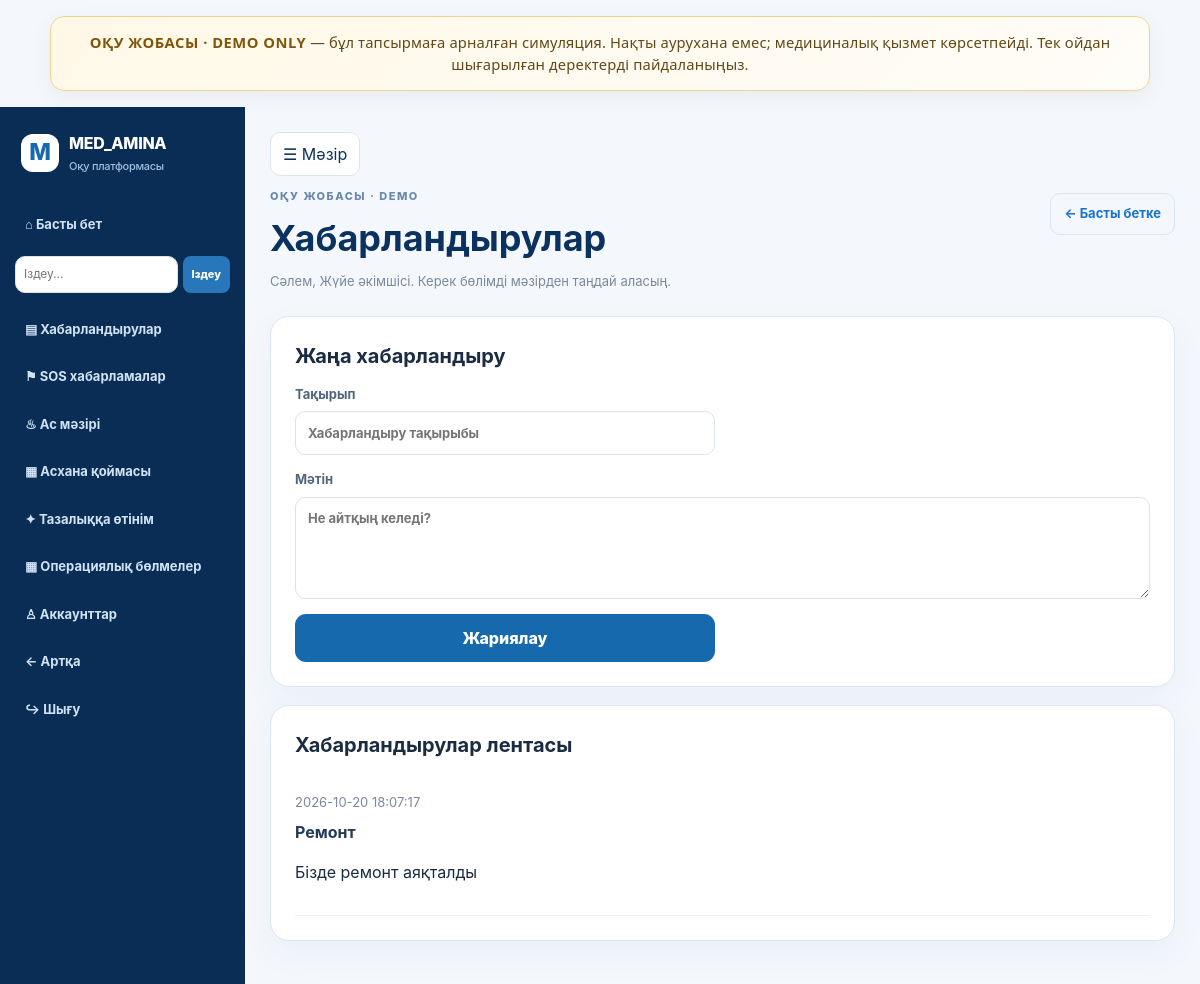
Page /announcements (signed in) on the committed database.
### tables this page shows
CREATE TABLE users (
            id INTEGER PRIMARY KEY AUTOINCREMENT,
            full_name TEXT NOT NULL,
            email TEXT NOT NULL UNIQUE,
            password_hash TEXT NOT NULL,
            role TEXT NOT NULL,
            specialty TEXT DEFAULT '',
            department TEXT DEFAULT '',
            approved INTEGER NOT NULL DEFAULT 0,
            created_at TEXT DEFAULT CURRENT_TIMESTAMP
        );

CREATE TABLE announcements (
            id INTEGER PRIMARY KEY AUTOINCREMENT,
            title TEXT NOT NULL,
            body TEXT NOT NULL,
            created_at TEXT DEFAULT CURRENT_TIMESTAMP
        );

### med_amina_server.py (the view, shortened to what this page needs)
@app.route('/announcements', methods=['GET','POST'])
@login_required
def announcements():
    user=current_user()
    with get_db() as db: items=db.execute('SELECT * FROM announcements ORDER BY id DESC LIMIT 100').fetchall()
    return render_template('section.html',page='announcements',user=user,announcements=items)

### med_amina_db.py (called while the page is built)
@contextmanager
def get_db():
    db = sqlite3.connect(DB_PATH)
    db.row_factory = sqlite3.Row
    db.execute("PRAGMA foreign_keys = ON")
    try:
        yield db
        db.commit()
    except Exception:
        db.rollback()
        raise
    finally:
        db.close()

### med_amina_server.py (called while the page is built)
def current_user():
    uid = session.get("user_id")
    if not uid:
        return None
    with get_db() as db:
        row = db.execute("SELECT * FROM users WHERE id=?", (uid,)).fetchone()
        return dict(row) if row else None

def login_required(fn):
    @wraps(fn)
    def wrapper(*args, **kwargs):
        if not current_user():
            flash("Алдымен жүйеге кіріңіз.", "warning")
            return redirect(url_for("login"))
        return fn(*args, **kwargs)
    return wrapper

### templates/section.html (shortened to what this page needs)
{% extends 'base.html' %}
{% block body %}
<div class="app-shell">
	<aside class="side-nav">
		<a class="brand" href="{{ url_for('dashboard') }}">
			<span class="brand-mark">M</span>
			<span>MED_AMINA<small>Оқу платформасы</small></span>
		</a>
		<a href="{{ url_for('dashboard') }}">⌂ Басты бет</a>
		<form action="{{ url_for('search') }}" method="get" class="side-search">
			<input name="q" placeholder="Іздеу…" aria-label="Іздеу" required>
			<button>Іздеу</button>
		</form>
		<a href="{{ url_for('announcements') }}">▤ Хабарландырулар</a>
		{% if user.role in ['admin', 'doctor', 'nurse'] %}
			<a href="{{ url_for('medic_sos') }}">⚑ SOS хабарламалар</a>
		{% endif %}
		{% if user.role in ['admin', 'employee', 'kitchen'] %}
			<a href="{{ url_for('kitchen') }}">♨ Ас мәзірі</a>
			<a href="{{ url_for('inventory') }}">▦ Асхана қоймасы</a>
		{% endif %}
		<a href="{{ url_for('cleaning') }}">✦ Тазалыққа өтінім</a>
		{% if user.role in ['admin', 'employee', 'operating_room'] %}
			<a href="{{ url_for('operating_rooms') }}">▦ Операциялық бөлмелер</a>
		{% endif %}
		{% if user.role == 'admin' %}
			<a href="{{ url_for('admin_accounts') }}">♙ Аккаунттар</a>
		{% endif %}
		<a href="{{ url_for('back') }}">← Артқа</a>
		<a href="{{ url_for('logout') }}">↪ Шығу</a>
	</aside>
	<main class="main-panel">
		<header class="page-top">
			<div>
				<button class="menu-toggle" data-menu-toggle aria-label="Мәзірді жасыру">
					☰ Мәзір
				</button>
				<p class="eyebrow">ОҚУ ЖОБАСЫ · DEMO</p>
				<h1>
					{% if page == 'profile' %}Медициналық профиль
					{% elif page == 'sos' %}Шұғыл SOS жіберу
					{% elif page == 'medic_sos' %}Медиктерге келген SOS
					{% elif page == 'announcements' %}Хабарландырулар
					{% elif page == 'inventory' %}Асхана және өнім қоймасы
					{% elif page == 'kitchen' %}Ас мәзірі
					{% elif page == 'cleaning' %}Тазалау тапсырмалары
					{% elif page == 'operating_rooms' %}Операциялық бөлмелер
					{% elif page == 'search' %}Іздеу нәтижелері
					{% else %}Аккаунттарды басқару{% endif %}
				</h1>
				<p class="muted">
					Сәлем, {{ user.full_name }}. Керек бөлімді мәзірден таңдай аласың.
				</p>
			</div>
			<a class="back-link" href="{{ url_for('dashboard') }}">← Басты бетке</a>
		</header>
		{% if page == 'profile' %}
			<section class="panel">
				<h2>Өз мәліметтерің</h2>
				<p class="muted">Бұл оқу демосы. Мұнда нақты медициналық деректер жазба.</p>
				<form method="post" class="form-grid">
					<label>
						Қан тобы
						<select name="blood_type">
							<option value="">Таңда</option>
							{% for b in ['O(I)+', 'O(I)-', 'A(II)+', 'A(II)-', 'B(III)+', 'B(III)-', 'AB(IV)+', 'AB(IV)-'] %}
								<option value="{{ b }}" {% if profile and profile.blood_type == b %}selected{% endif %}>
									{{ b }}
								</option>
							{% endfor %}
						</select>
					</label>
					<label>
						Салмақ (кг)
						<input name="weight" type="number" min="1" max="500" step="0.1"
									 value="{{ profile.weight if profile and profile.weight else '' }}">
					</label>
					<label>
						Бой (см)
						<input name="height" type="number" min="1" max="300" step="0.1"
									 value="{{ profile.height if profile and profile.height else '' }}">
					</label>
					<label class="full-field">
						Аллергиялар
						<textarea name="allergies" rows="3"
											placeholder="Мысалы: оқу дерегі — жаңғаққа аллергия">{{ profile.allergies if profile else '' }}</textarea>
					</label>
					<button class="primary-btn" type="submit">Сақтау</button>
				</form>
			</section>
		{% elif page == 'announcements' %}
			{% if user.role in ['admin', 'doctor'] %}
				<section class="panel">
					<h2>Жаңа хабарландыру</h2>
					<form method="post" class="form-grid">
						<label>
							Тақырып
							<input name="title" required maxlength="120" placeholder="Хабарландыру тақырыбы">
						</label>
						<label class="full-field">
							Мәтін
							<textarea name="body" required rows="4" placeholder="Не айтқың келеді?"></textarea>
						</label>
						<button class="primary-btn">Жариялау</button>
					</form>
				</section>
			{% endif %}
			<section class="panel">
				<h2>Хабарландырулар лентасы</h2>
				{% for a in announcements %}
					<article class="announcement-card">
						<span class="muted">{{ a.created_at }}</span>
						<h3>{{ a.title }}</h3>
						<p>{{ a.body }}</p>
					</article>
				{% else %}
					<p class="muted">Әзірге хабарландыру жоқ.</p>
				{% endfor %}
			</section>
		{% endif %}
	</main>
</div>
{% endblock %}

### static/style.css (style rules this page uses)
:root { --navy: #0b315e; --navy2: #164b80; --blue: #1673d1; --pale: #edf5ff; --bg: #f4f8fd; --text: #1b2b42; --muted: #7b899b; --line: #dce6f1; --white: #fff; --green: #1d9a78; --shadow: 0 12px 36px #173b5d0c; }
* { box-sizing: border-box; }
body { margin: 0; font-family: Inter, ui-sans-serif, system-ui, -apple-system, "Segoe UI", sans-serif; color: var(--text); background: var(--bg); line-height: 1.5; }
a { color: var(--blue); text-decoration: none; }
button, input, select { font: inherit; }
button, a, select { touch-action: manipulation; }
.brand { display: flex; align-items: center; gap: 10px; font-weight: 850; color: var(--navy); letter-spacing: -.3px; }
.eyebrow { font-size: 11px; letter-spacing: 1.5px; font-weight: 850; color: #6a89ad; }
.role-card, .panel, .stat { background: #fff; border: 1px solid var(--line); border-radius: 19px; box-shadow: var(--shadow); }
form label { display: flex; flex-direction: column; gap: 7px; font-size: 13px; font-weight: 700; color: #52667e; margin-bottom: 15px; }
input, select { width: 100%; min-height: 44px; border: 1px solid #d9e4f0; border-radius: 10px; padding: 10px 12px; background: white; color: var(--text); outline: none; }
.muted { color: var(--muted); font-size: 13px; }
.app-shell { min-height: 100vh; display: flex; }
.menu-toggle { border: 1px solid var(--line); background: white; color: var(--navy); border-radius: 10px; width: 40px; height: 40px; cursor: pointer; }
.panel { padding: 24px; margin: 18px 0; min-width: 0; }
.panel h2 { font-size: 20px; margin: 0 0 14px; }
.form-grid { display: grid; grid-template-columns: repeat(2, minmax(0, 1fr)); gap: 0 15px; }
.panel h3 { margin: 18px 0 10px; font-size: 16px; color: #233b59; }
.side-nav { width: 245px; flex: 0 0 245px; background: #092d55; color: #d9e9fa; padding: 20px 13px; display: flex; flex-direction: column; gap: 6px; }
.side-nav > a:not(.brand) { padding: 11px 12px; border-radius: 10px; color: #d1e2f5; font-size: 13px; font-weight: 650; }
.brand { display: flex; align-items: center; gap: 10px; color: white; font-weight: 850; padding: 4px 8px 24px; }
.brand small { display: block; color: #9fc1e4; font-size: 11px; font-weight: 500; margin-top: 3px; }
.brand-mark { width: 38px; height: 38px; display: grid; place-items: center; background: #fff; color: #1769ad; border-radius: 12px; font-size: 23px; }
.main-panel { flex: 1; min-width: 0; padding: 25px; max-width: 1500px; margin: 0 auto; }
.page-top { display: flex; justify-content: space-between; align-items: center; gap: 20px; margin-bottom: 20px; }
.page-top h1 { font-size: clamp(25px, 3vw, 36px); margin: 7px 0; color: var(--navy); }
.page-top p { margin: 4px 0; }
.back-link { white-space: nowrap; border: 1px solid var(--line); border-radius: 10px; padding: 10px 13px; font-size: 13px; font-weight: 700; }
.full-field { grid-column: 1 / -1; }
textarea { width: 100%; border: 1px solid #d9e4f0; border-radius: 10px; padding: 11px 12px; font: inherit; resize: vertical; }
.primary-btn, .sos-btn { display: inline-flex; justify-content: center; align-items: center; border: 0; border-radius: 11px; background: #1769ad; color: white; padding: 12px 17px; font-weight: 800; cursor: pointer; }
.announcement-card { padding: 15px 0; border-bottom: 1px solid #edf1f6; }
.announcement-card h3 { margin: 7px 0; }
.announcement-card p { white-space: pre-wrap; overflow-wrap: anywhere; }
.side-search { display: flex; gap: 5px; margin: 4px 2px 10px; }
.side-search input { min-width: 0; min-height: 37px; font-size: 12px; padding: 8px; }
.side-search button { border: 0; border-radius: 8px; background: #2877ba; color: #fff; font-size: 11px; font-weight: 800; padding: 0 9px; cursor: pointer; }
.page-top .menu-toggle { width: auto; height: auto; padding: 9px 12px; margin-bottom: 8px; }

### rows in the picture
users: full_name "Жүйе әкімшісі"
announcements: created_at "2026-10-20 18:07:17", title "Ремонт", body "Бізде ремонт аяқталды"
